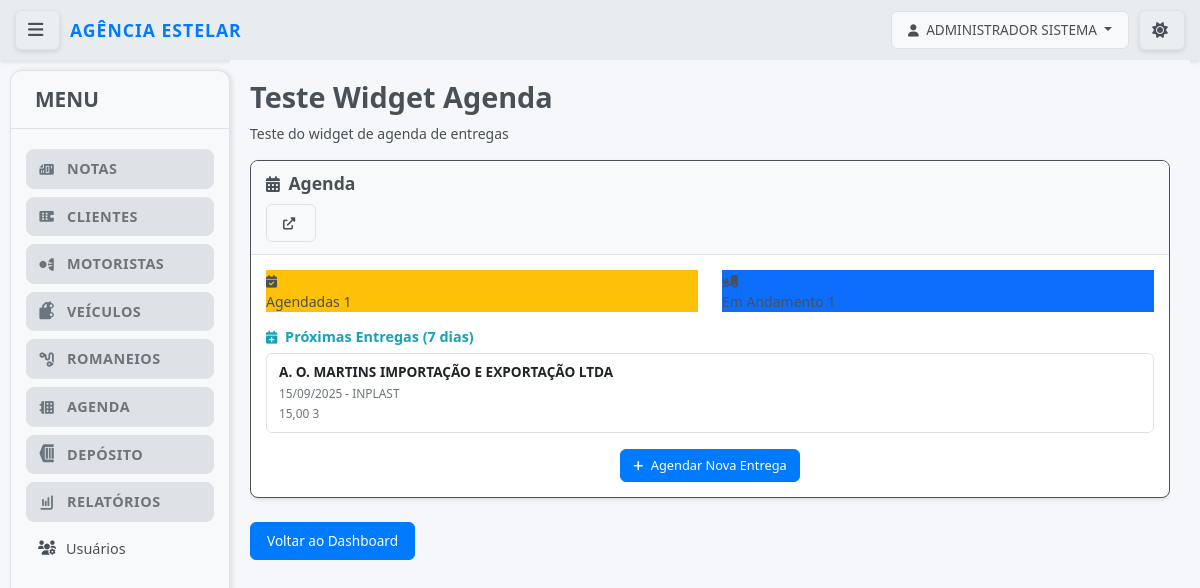
The page /notas/test-widget-agenda/ (signed in) on the database as committed earlier.
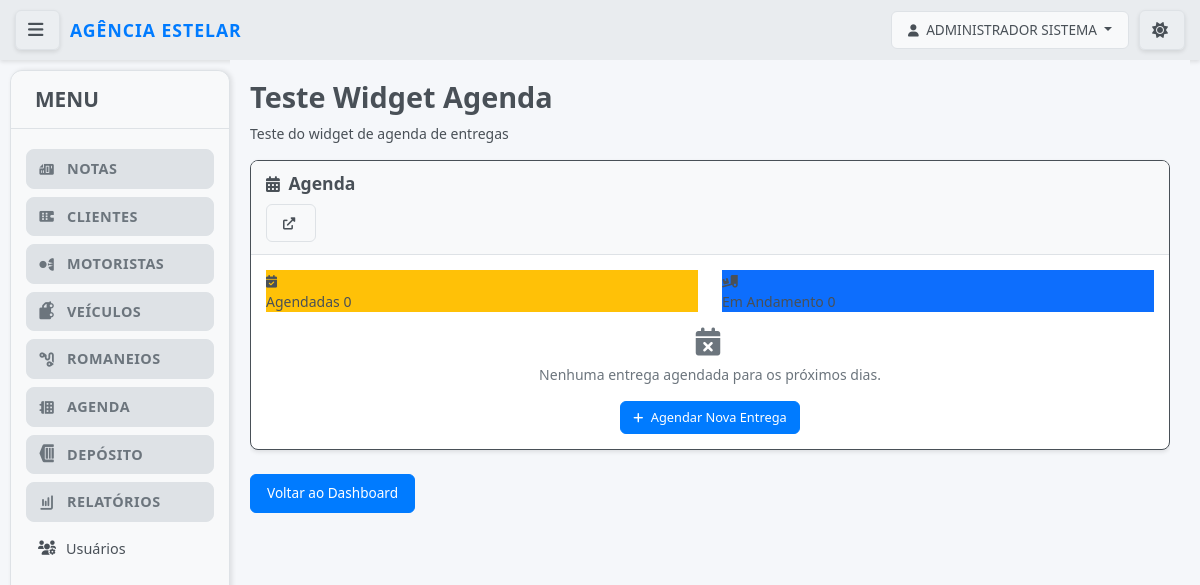
The same page on the database as committed later.
### notas/models.py (models this page shows, shortened)
class UpperCaseMixin:
    def save(self, *args, **kwargs):
        for field in self._meta.fields:
            if hasattr(field, 'max_length') and hasattr(self, field.name):
                value = getattr(self, field.name)
                if value and isinstance(value, str):
                    exclude_fields = [
                        'email', 'password', 'username', 'cpf', 'cnpj',
                        'cnh', 'chassi', 'renavam', 'placa', 'cep',
                        'telefone', 'rntrc', 'numero_consulta', 'tipo_usuario',
                        'status'  # Adicionado para não converter status para maiúsculo
                    ]
                    if field.name not in exclude_fields:
                        setattr(self, field.name, value.upper())
        super().save(*args, **kwargs)

class AgendaEntrega(UpperCaseMixin, models.Model):
    cliente = models.ForeignKey(
        Cliente,
        on_delete=models.PROTECT,
        related_name='agenda_entregas',
        verbose_name="Cliente"
    )
    data_entrega = models.DateField(
        verbose_name="Data da Entrega",
        help_text="Data prevista para a entrega"
    )
    empresa_entrega = models.CharField(
        max_length=255,
        verbose_name="Empresa que vai Entregar",
        help_text="Nome da empresa responsável pela entrega"
    )
    quantidade = models.DecimalField(
        max_digits=10,
        decimal_places=2,
        verbose_name="Quantidade",
        help_text="Quantidade de mercadorias a serem entregues"
    )
    volume = models.CharField(
        max_length=100,
        verbose_name="Volume",
        help_text="Volume ou tipo de embalagem (ex: 10 caixas, 5 pallets)"
    )
    observacoes = models.TextField(
        blank=True,
        null=True,
        verbose_name="Observações",
        help_text="Observações adicionais sobre a entrega"
    )
    STATUS_ENTREGA_CHOICES = [
        ('Agendada', 'Agendada'),
        ('Em Andamento', 'Em Andamento'),
        ('Concluída', 'Concluída'),
        ('Cancelada', 'Cancelada'),
    ]
    status = models.CharField(
        max_length=20,
        choices=STATUS_ENTREGA_CHOICES,
        default='Agendada',
        verbose_name="Status da Entrega"
    )
    data_criacao = models.DateTimeField(
        auto_now_add=True,
        verbose_name="Data de Criação"
    )
    data_atualizacao = models.DateTimeField(
        auto_now=True,
        verbose_name="Data de Atualização"
    )
    usuario_criacao = models.ForeignKey(
        'Usuario',
        on_delete=models.PROTECT,
        related_name='agenda_entregas_criadas',
        verbose_name="Usuário de Criação",
        null=True,
        blank=True
    )
    class Meta:
        verbose_name = "Agenda de Entrega"
        verbose_name_plural = "Agenda de Entregas"
        ordering = ['data_entrega', 'cliente']
        indexes = [
            models.Index(fields=['data_entrega']),
            models.Index(fields=['status']),
            models.Index(fields=['cliente']),
        ]

class Cliente(UpperCaseMixin, models.Model):
    razao_social = models.CharField(max_length=255, unique=True, verbose_name="Razão Social") # Adicionado unique=True
    cnpj = models.CharField(max_length=18, unique=True, blank=True, null=True, verbose_name="CNPJ")
    nome_fantasia = models.CharField(max_length=255, blank=True, null=True, verbose_name="Nome Fantasia")
    inscricao_estadual = models.CharField(max_length=20, blank=True, null=True, verbose_name="Inscrição Estadual")
    endereco = models.CharField(max_length=255, blank=True, null=True, verbose_name="Endereço")
    numero = models.CharField(max_length=10, blank=True, null=True, verbose_name="Número")
    complemento = models.CharField(max_length=255, blank=True, null=True, verbose_name="Complemento")
    bairro = models.CharField(max_length=100, blank=True, null=True, verbose_name="Bairro")
    cidade = models.CharField(max_length=100, blank=True, null=True, verbose_name="Cidade")
    estado = models.CharField(max_length=2, blank=True, null=True, verbose_name="Estado (UF)")
    cep = models.CharField(max_length=9, blank=True, null=True, verbose_name="CEP")
    telefone = models.CharField(max_length=20, blank=True, null=True, verbose_name="Telefone")
    email = models.EmailField(blank=True, null=True, verbose_name="Email")
    STATUS_CHOICES = [
        ('Ativo', 'Ativo'),
        ('Inativo', 'Inativo'),
    ]
    status = models.CharField(max_length=10, choices=STATUS_CHOICES, default='Ativo', verbose_name="Status")
    class Meta:
        verbose_name = "Cliente"
        verbose_name_plural = "Clientes"
        ordering = ['razao_social']

### notas/views.py (the view)
# urls.py: path('test-widget-agenda/', views.test_widget_agenda, name='test_widget_agenda'),
@login_required
@user_passes_test(is_admin)
def test_widget_agenda(request):
    from datetime import date, timedelta
    hoje = date.today()
    proxima_semana = hoje + timedelta(days=7)
    proximas_entregas = AgendaEntrega.objects.filter(
        data_entrega__gte=hoje,
        data_entrega__lte=proxima_semana,
        status__in=['Agendada', 'Em Andamento']
    ).select_related('cliente').order_by('data_entrega')[:5]
    entregas_hoje = AgendaEntrega.objects.filter(
        data_entrega=hoje,
        status__in=['Agendada', 'Em Andamento']
    ).select_related('cliente').order_by('cliente__razao_social')
    total_agendadas = AgendaEntrega.objects.filter(status='Agendada').count()
    total_em_andamento = AgendaEntrega.objects.filter(status='Em Andamento').count()
    context = {
        'title': 'Teste Widget Agenda',
        'proximas_entregas': proximas_entregas,
        'entregas_hoje': entregas_hoje,
        'total_agendadas': total_agendadas,
        'total_em_andamento': total_em_andamento,
        'hoje': hoje,
    }
    return render(request, 'notas/test_widget_agenda.html', context)

### notas/models.py (called while the page is built)
    def get_full_name(self):
        return f"{self.first_name} {self.last_name}".strip()

    @property
    def is_admin(self):
        return self.tipo_usuario == 'admin'

    @property
    def is_cliente(self):
        return self.tipo_usuario == 'cliente'

    def can_access_funcionalidades(self):
        return self.is_admin or self.is_funcionario

### notas/views.py (called while the page is built)
def is_admin(user):
    return user.is_authenticated and user.tipo_usuario == 'admin'

### notas/templates/notas/test_widget_agenda.html (shortened to what this page needs)
{% extends 'base.html' %}
{% load static %}
{% block content %}
<div class="container-fluid">
    <div class="row">
        <div class="col-12">
            <h1>{{ title }}</h1>
            <p>Teste do widget de agenda de entregas</p>
            {% include 'notas/widgets/widget_agenda_entregas.html' %}
            <div class="mt-4">
                <a href="{% url 'notas:dashboard' %}" class="btn btn-primary">Voltar ao Dashboard</a>
            </div>
        </div>
    </div>
</div>
{% endblock %}

### notas/templates/notas/widgets/widget_agenda_entregas.html (shortened to what this page needs)
<div class="card">
    <div class="card-header">
        <h3 class="card-title">
            <i class="fas fa-calendar-alt"></i> Agenda
        </h3>
        <div class="card-tools">
            <a href="{% url 'notas:listar_agenda_entregas' %}" class="btn btn-tool">
                <i class="fas fa-external-link-alt"></i>
            </a>
        </div>
    </div>
    <div class="card-body">
        <div class="row mb-3">
            <div class="col-6">
                <div class="info-box bg-warning">
                    <span class="info-box-icon">
                        <i class="fas fa-calendar-check"></i>
                    </span>
                    <div class="info-box-content">
                        <span class="info-box-text">Agendadas</span>
                        <span class="info-box-number">{{ total_agendadas }}</span>
                    </div>
                </div>
            </div>
            <div class="col-6">
                <div class="info-box bg-primary">
                    <span class="info-box-icon">
                        <i class="fas fa-truck-loading"></i>
                    </span>
                    <div class="info-box-content">
                        <span class="info-box-text">Em Andamento</span>
                        <span class="info-box-number">{{ total_em_andamento }}</span>
                    </div>
                </div>
            </div>
        </div>
        {% if proximas_entregas %}
        <div>
            <h6 class="text-info">
                <i class="fas fa-calendar-plus"></i> Próximas Entregas (7 dias)
            </h6>
            <div class="list-group">
                {% for entrega in proximas_entregas %}
                <div class="list-group-item d-flex justify-content-between align-items-center">
                    <div>
                        <strong>{{ entrega.cliente.razao_social }}</strong>
                        <br>
                        <small class="text-muted">
                            {{ entrega.data_entrega|date:"d/m/Y" }} - {{ entrega.empresa_entrega }}
                        </small>
                        <br>
                        <small class="text-muted">
                            {{ entrega.quantidade }} {{ entrega.volume }}
                        </small>
                    </div>
                    <div class="text-right">
                        {% if entrega.status == 'Agendada' %}
                            <span class="badge badge-warning">{{ entrega.get_status_display }}</span>
                        {% elif entrega.status == 'Em Andamento' %}
                            <span class="badge badge-primary">{{ entrega.get_status_display }}</span>
                        {% endif %}
                    </div>
                </div>
                {% endfor %}
            </div>
        </div>
        {% endif %}
        {% if not entregas_hoje and not proximas_entregas %}
        <div class="text-center text-muted">
            <i class="fas fa-calendar-times fa-2x mb-2"></i>
            <p>Nenhuma entrega agendada para os próximos dias.</p>
        </div>
        {% endif %}
        <div class="mt-3 text-center">
            <a href="{% url 'notas:adicionar_agenda_entrega' %}" class="btn btn-primary btn-sm">
                <i class="fas fa-plus"></i> Agendar Nova Entrega
            </a>
        </div>
    </div>
</div>

Rows that differ between the two databases and show on the page:
removed AgendaEntrega: cliente.razao_social "A. O. MARTINS IMPORTAÇÃO E EXPORTAÇÃO LTDA", data_entrega "15/09/2025", empresa_entrega "INPLAST", quantidade "15,00", volume "3"
Other text that changed with them:
{{ total_agendadas }}: "1" → "0"
text no longer shown: "Próximas Entregas (7 dias)"
text now shown: "Nenhuma entrega agendada para os próximos dias."
